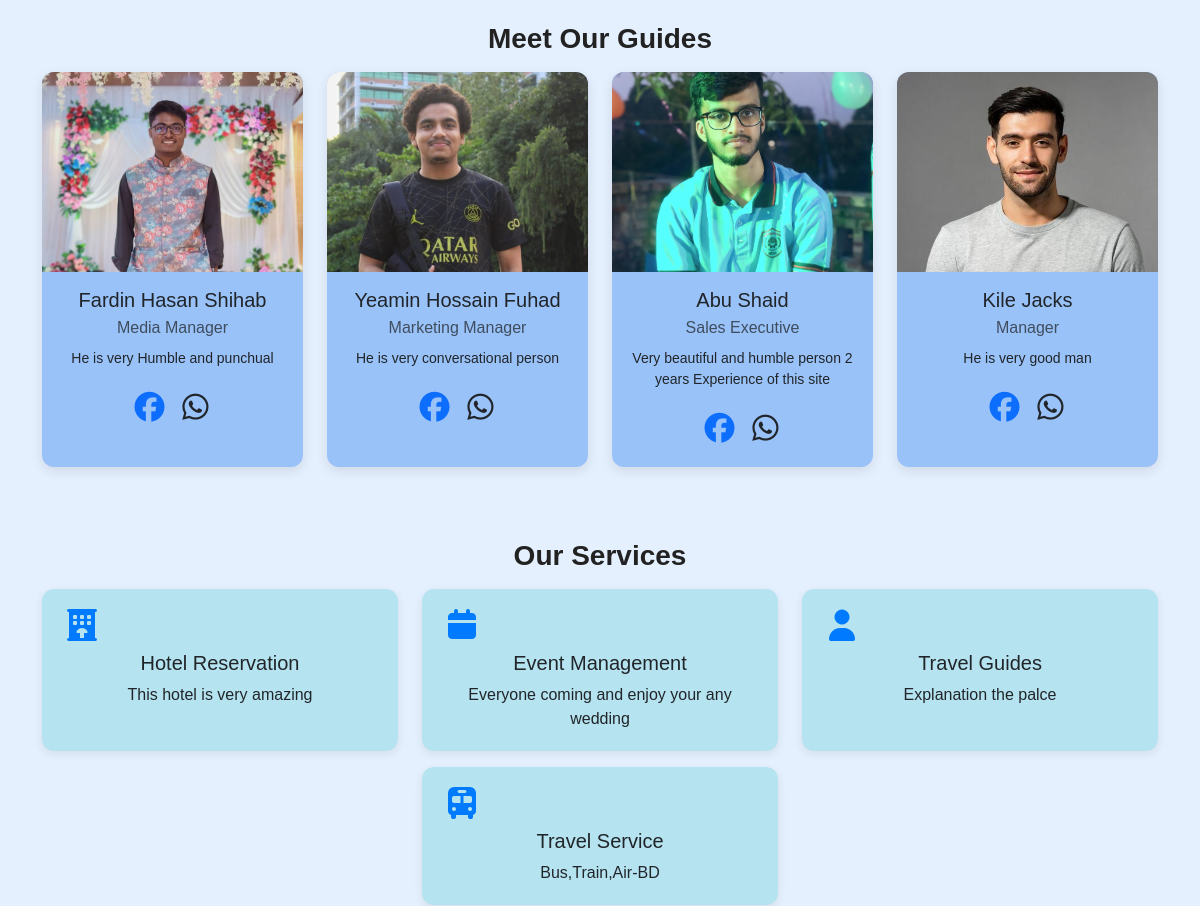
/about/ (middle part), run on an earlier commit of the app's database.
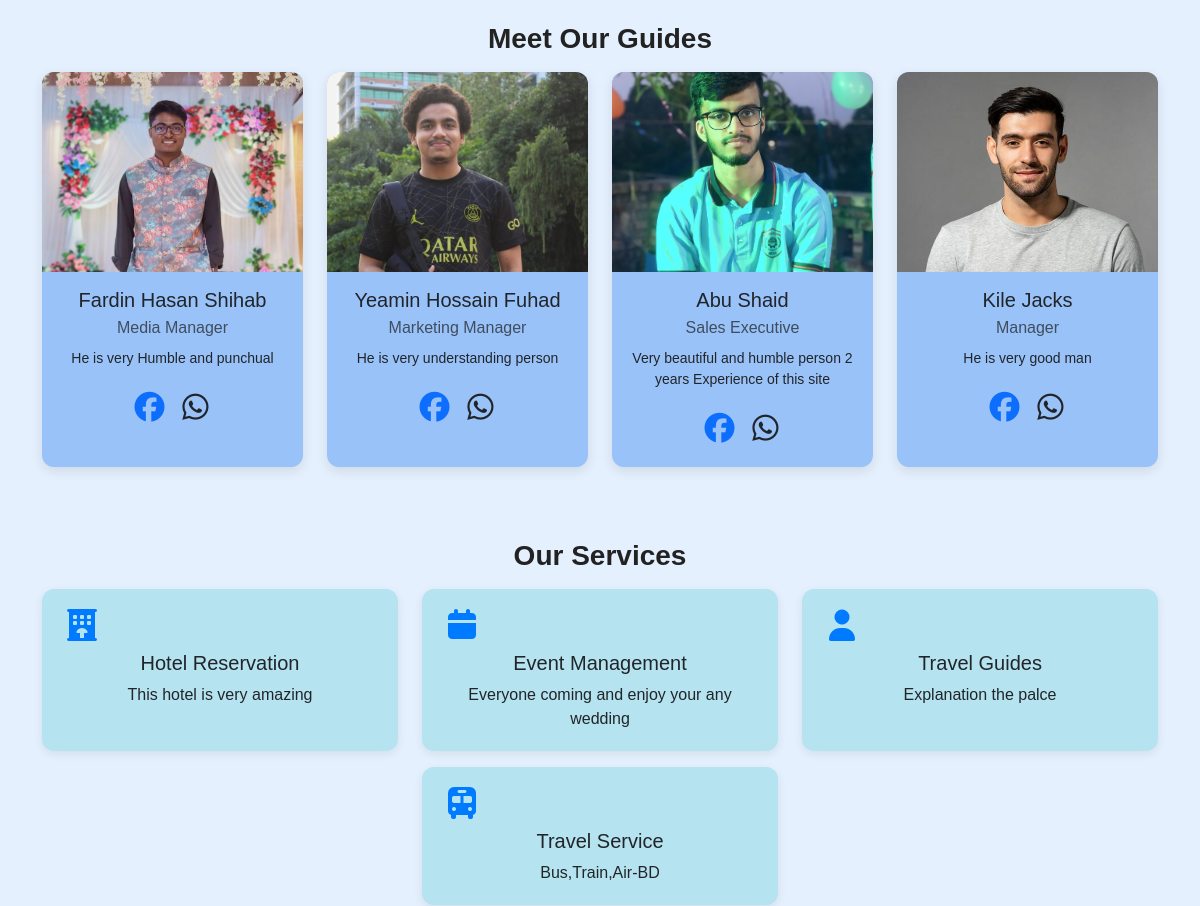
And on a later commit of the database.
### myapp/models.py (models this page shows, shortened)
class TeamMember(models.Model):
    name = models.CharField(max_length=100)
    role = models.CharField(max_length=100, blank=True)
    photo = models.ImageField(upload_to='team/')
    bio = models.TextField(blank=True)

### myapp/views.py (the view)
# urls.py: path('about/', about_view, name='about'),
def about_view(request):
    about = About.objects.first()
    team = TeamMember.objects.all()
    services = Service.objects.all()
    return render(request, 'myapp/about.html', {'about': about, 'team': team, 'services': services})

### myapp/context_processors.py (called while the page is built)
def category_dropdown(request):
    return {
        'categories_for_nav': Category.objects.all()
    }

### myapp/templates/myapp/about.html (shortened to what this page needs)
{% load static %}
<!DOCTYPE html>
<html lang="en">
<head>
    <link href="https://cdn.jsdelivr.net/npm/bootstrap@5.3.2/dist/css/bootstrap.min.css" rel="stylesheet">
    <link rel="stylesheet" href="https://cdnjs.cloudflare.com/ajax/libs/font-awesome/7.0.1/css/all.min.css"
 />
    <link rel="stylesheet" href="{% static 'myapp/css/about.css' %}">
</head>
<body>
    <div class="container py-5">
        <h3 class="mb-3"> Meet Our Guides</h3>
        <div class="row mb-5">
            {% for member in team %}
            <div class="col-sm-6 col-md-4 col-lg-3 mb-4">
                <div class="card h-100 text-center">
                    <img src="{{ member.photo.url }}" class="card-img-top" alt="{{ member.name }}"
                        style="height:200px; object-fit:cover;">
                    <div class="card-body">
                        <h5 class="card-title">{{ member.name }}</h5>
                        <p class="card-subtitle mb-2 text-muted">{{ member.role }}</p>
                        <p class="card-text small">{{ member.bio|truncatechars:80 }}</p>
                        <div class="meet-icon"><a href="https://www.facebook.com/md.abu.shaid.768441">
                                <i class=" fa-brands fa-facebook"></i></a>
                            <i class="fa-brands fa-whatsapp">
                            </i>
                        </div>
                    </div>
                </div>
            </div>
            {% empty %}
            <p>No team members yet. Add some via admin.</p>
            {% endfor %}
        </div>
        <h3 class="mb-3">Our Services</h3>
        <div class="row">
            {% for s in services %}
            <div class="col-md-4 mb-3">
                <div class="p-3 border rounded h-100">
                    {% if s.icon_class %}
                    <i class="{{ s.icon_class }} fa-2x"></i>
                    {% endif %}
                    <h5>{{ s.name }}</h5>
                    <p class="mb-0">{{ s.short_description }}</p>
                </div>
            </div>
            {% empty %}
            <p>No services listed yet.</p>
            {% endfor %}
        </div>
    </div>
</body>
</html>

What changed in the data, as far as the page shows it:
changed TeamMember "Yeamin Hossain Fuhad": bio "He is very conversational person" → "He is very understanding person"
